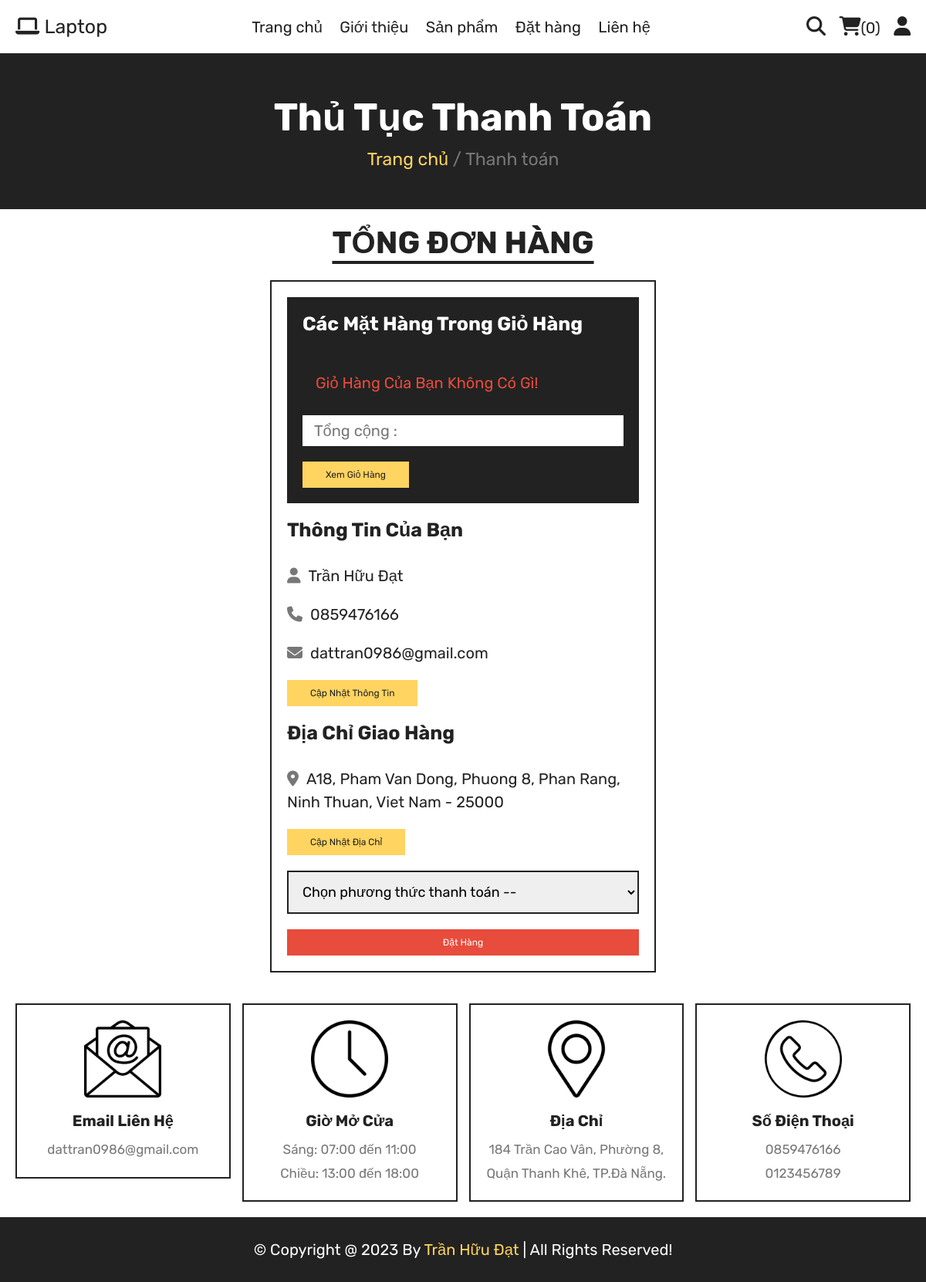
The app's page /checkout.php (signed in) with its own data.
### tables this page shows
CREATE TABLE `users` (
  `id` int(100) NOT NULL,
  `name` varchar(20) NOT NULL,
  `email` varchar(50) NOT NULL,
  `number` varchar(10) NOT NULL,
  `password` varchar(50) NOT NULL,
  `address` varchar(500) NOT NULL
);

### checkout.php (the view, shortened to what this page needs)
<?php
include 'components/connect.php';
if (isset($_SESSION['user_id'])) {
   $user_id = $_SESSION['user_id'];
} else {
   $user_id = '';
   header('location:home.php');
};
?>
<!DOCTYPE html>
<html lang="en">
<head>
   <link rel="stylesheet" href="https://cdnjs.cloudflare.com/ajax/libs/font-awesome/6.1.1/css/all.min.css">
   <link rel="stylesheet" href="css/style.css">
</head>
<body>
   <?php include 'components/user_header.php'; ?>
   <div class="heading">
      <h3>Thủ tục thanh toán</h3>
      <p><a href="home.php">Trang chủ</a> <span> / Thanh toán</span></p>
   </div>
   <section class="checkout">
      <h1 class="title">Tổng đơn hàng</h1>
      <form action="" method="post">
         <div class="cart-items">
            <h3>Các mặt hàng trong giỏ hàng</h3>
            <?php
            $grand_total = 0;
            $cart_items[] = '';
            $select_cart = $conn->prepare("SELECT * FROM `cart` WHERE user_id = ?");
            $select_cart->execute([$user_id]);
            if ($select_cart->rowCount() > 0) {
               while ($fetch_cart = $select_cart->fetch(PDO::FETCH_ASSOC)) {
                  $cart_items[] = $fetch_cart['name'] . ' (' . currency_format($fetch_cart['price']) . ' x ' . $fetch_cart['quantity'] . ')';
                  $total_products = implode($cart_items);
                  $grand_total += ($fetch_cart['price'] * $fetch_cart['quantity']);
            ?>
                  <p><span class="name"><?= $fetch_cart['name']; ?></span><span class="price"><?php echo currency_format($fetch_cart['price']); ?> x <?= $fetch_cart['quantity']; ?></span></p>
            <?php
               }
            } else {
               echo '<p class="empty">Giỏ hàng của bạn không có gì!</p>';
            }
            ?>
            <p class="grand-total"><span class="name">Tổng cộng :</span><span class="price"><?php echo currency_format($grand_total); ?></span></p>
            <a href="cart.php" class="btn">Xem giỏ hàng</a>
         </div>
         <div class="user-info">
            <h3>Thông tin của bạn</h3>
            <p><i class="fas fa-user"></i><span><?= $fetch_profile['name'] ?></span></p>
            <p><i class="fas fa-phone"></i><span><?= $fetch_profile['number'] ?></span></p>
            <p><i class="fas fa-envelope"></i><span><?= $fetch_profile['email'] ?></span></p>
            <a href="update_profile.php" class="btn">Cập nhật thông tin</a>
            <h3>Địa chỉ giao hàng</h3>
            <p><i class="fas fa-map-marker-alt"></i><span><?php if ($fetch_profile['address'] == '') {
                                                               echo 'Vui lòng nhập địa chỉ của bạn!';
                                                            } else {
                                                               echo $fetch_profile['address'];
                                                            } ?></span></p>
            <a href="update_address.php" class="btn">Cập nhật địa chỉ</a>
            <select name="method" class="box" required>
               <option value="" disabled selected>Chọn phương thức thanh toán --</option>
            </select>
            <input type="submit" value="Đặt Hàng" class="btn <?php if ($fetch_profile['address'] == '') {
                                                                  echo 'disabled';
                                                               } ?>" style="width:100%; background:var(--red); color:var(--white);" name="submit">
         </div>
      </form>
   </section>
   <?php include 'components/footer.php'; ?>
</body>
</html>

### css/style.css (style rules this page uses)
:root { --pink: #FFD460; --red: #e74c3c; --white: #fff; --black: #222; --light-color: #777; --border: .2rem solid var(--black); }
* { font-family: 'Rubik', sans-serif; margin: 0; padding: 0; box-sizing: border-box; outline: none; border: none; text-decoration: none; }
html { font-size: 62.5%; overflow-x: hidden; scroll-behavior: smooth; stop-opacity: 7rem; }
section { margin: 0 auto; max-width: 1200px; padding: 2rem; }
.title { text-align: center; margin-bottom: 2.5rem; font-size: 4rem; color: var(--black); text-transform: uppercase; text-decoration: underline; text-underline-offset: 1rem; }
.heading { display: flex; align-items: center; justify-content: center; gap: 1rem; flex-flow: column; background-color: var(--black); min-height: 20rem; }
.heading h3 { font-size: 5rem; color: var(--white); text-transform: capitalize; }
.heading p { font-size: 2.3rem; color: var(--light-color); }
.heading p a { color: var(--pink); }
.btn, .delete-btn { margin-top: 1rem; display: inline-block; font-size: 12px; padding: 1rem 3rem; cursor: pointer; text-transform: capitalize; transition: .2s linear; }
.btn { background-color: var(--pink); color: var(--black); }
.empty { border: var(--border); padding: 1.5rem; text-align: center; width: 100%; font-size: 2rem; text-transform: capitalize; color: var(--red); }
.checkout form { max-width: 50rem; margin: 0 auto; border: var(--border); padding: 2rem; }
.checkout form h3 { font-size: 2.5rem; text-transform: capitalize; padding: 2rem 0; color: var(--black); }
.checkout form .cart-items { background-color: var(--black); padding: 2rem; padding-top: 0; }
.checkout form .cart-items h3 { color: var(--white); }
.checkout form .cart-items p { display: flex; align-items: center; gap: 1.5rem; justify-content: space-between; margin: 1rem 0; line-height: 1.5; font-size: 2rem; }
.checkout form .cart-items p .name { color: var(--light-color); }
.checkout form .cart-items .grand-total { background-color: var(--white); padding: .5rem 1.5rem; }
.checkout form .user-info p { font-size: 2rem; line-height: 1.5; padding: 1rem 0; }
.checkout form .user-info p i { color: var(--light-color); margin-right: 1rem; }
.checkout form .user-info p span { color: var(--black); }
.checkout form .user-info .box { width: 100%; border: var(--border); padding: 1.4rem; margin-top: 2rem; margin-bottom: 1rem; font-size: 1.8rem; }

### records on screen
users: name "Trần Hữu Đạt", number "0859476166", email "dattran0986@gmail.com", address "A18, Pham Van Dong, Phuong 8, Phan Rang, Ninh Thuan, Viet Nam - 25000", submit "Đặt Hàng"

### other values on screen
$total_cart_items "0"
